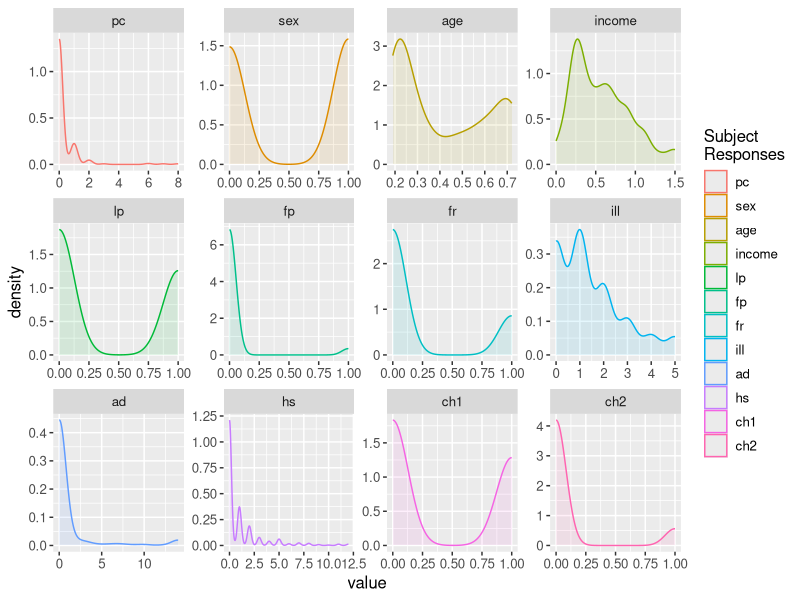
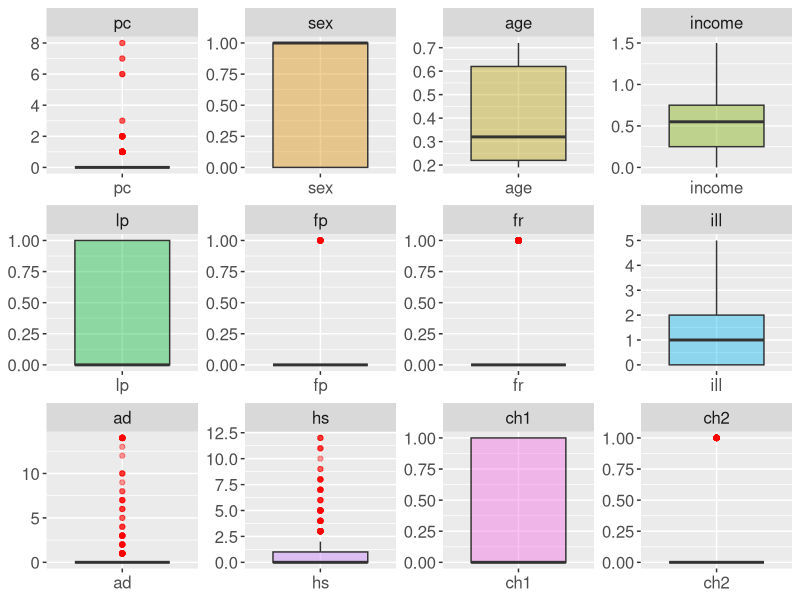
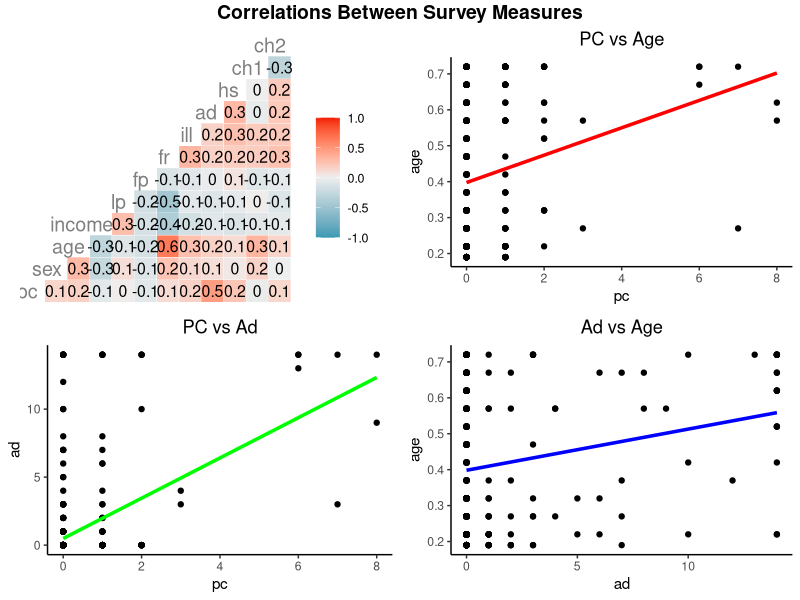
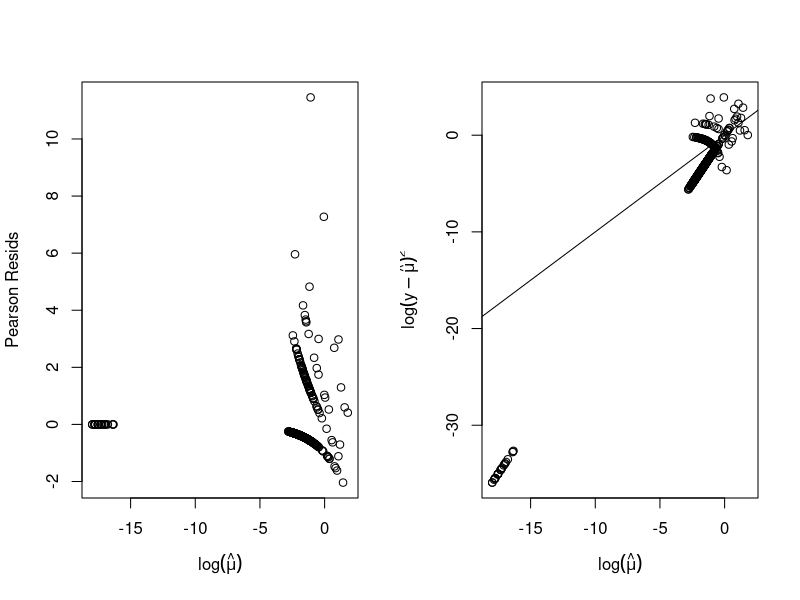
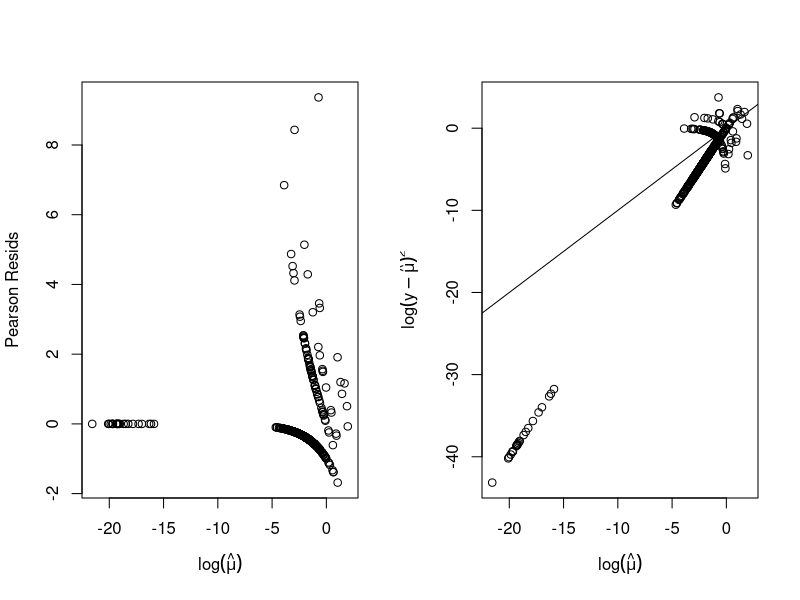
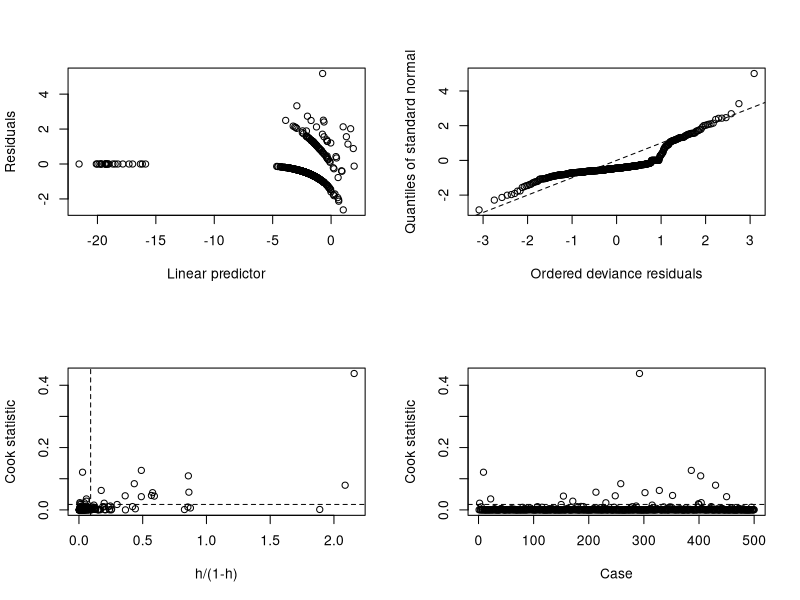
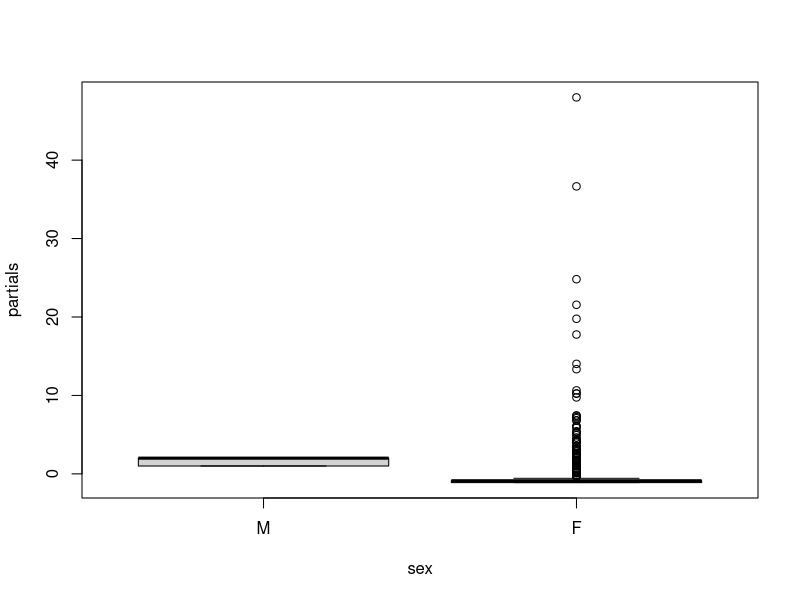
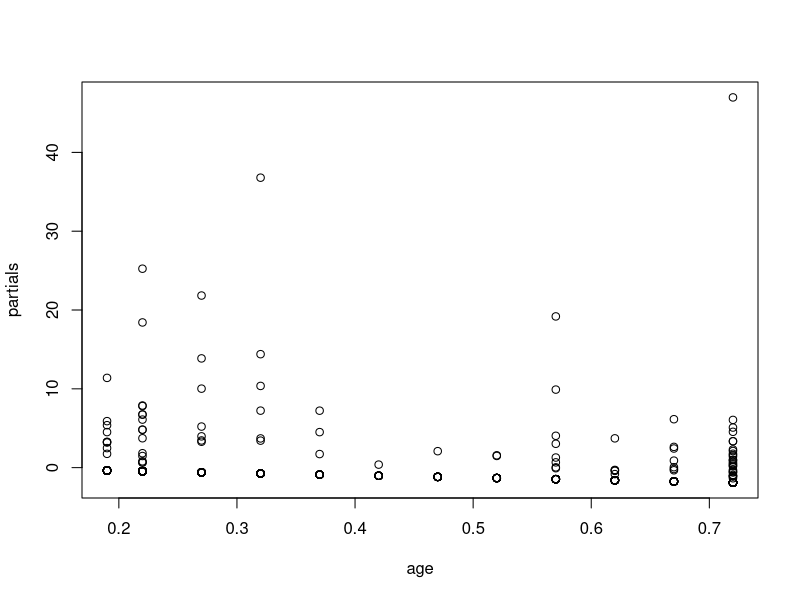

R code for these plots, in order:
## ---- chunk 1
knitr::opts_chunk$set(echo = TRUE)

library(tidyverse)
library(ggplot2)
library(GGally)
library(dplyr)
library(ggpubr)
## ---- chunk 2

#Change working directory depending if on Mac vs Windows

tryCatch({
  setwd("/Users/owner/Desktop/PSTAT")},
  error = function(e) {
    print('Path for Mac working directory not found, trying Windows...')
    setwd("D:/PSTAT/")})
## ---- chunk 3
pharmacy_data <- read.table("pharmacist.txt",header = T)

#inspect first few rows
head(pharmacy_data)

## ---- chunk 4
library(reshape2)

long_df=melt(pharmacy_data)
kernel_plots <- ggplot(long_df, aes(value, colour = variable)) + 
  geom_density(aes(fill=variable),alpha = 0.1)+
  facet_wrap(~variable, scales = "free") + 
  labs(color = 'Subject\nResponses') + guides(fill=F) + 
  theme(text = element_text(size = 12))

kernel_plots
## ---- chunk 5
cov.boxs <- ggplot(stack(pharmacy_data), aes(x = ind, y = values, fill = ind)) +
  geom_boxplot(outlier.color = 'red', alpha = 0.4) + facet_wrap(~ind, scales = 'free')+
  theme(legend.position = "none", axis.title = element_blank(), text = element_text(size = 15))
cov.boxs
## ---- chunk 6
library(Hmisc)

my_fn <- function(data, mapping, pts=list(), smt=list(), ...){
  ggplot(data = data, mapping = mapping, ...) + 
    do.call(geom_point, pts) +
    do.call(geom_smooth, smt) 
}

#p-values of correlations
rcorr(as.matrix(pharmacy_data), type = c('pearson'))

all_corr <- ggcorr(pharmacy_data, geom = "tile", label = T, hjust = .8, size = 5, color = "grey50")

# only plot the interesting correlations between pc, age, ad
p1 <- ggplot(pharmacy_data, aes(x = pc, y = age)) +
  geom_point() + geom_smooth(method = 'lm', se = F, size = 1.2, color = 'red', alpha = 0.5)+
  labs(title = 'PC vs Age') + theme_classic() + theme(plot.title = element_text(hjust = 0.5))

p2 <- ggplot(pharmacy_data, aes(x = pc, y = ad)) +
  geom_point() + geom_smooth(method = 'lm', se = F, size = 1.2, color = 'green', alpha = 0.5) + 
  labs(title = 'PC vs Ad') + theme_classic() +  theme(plot.title = element_text(hjust = 0.5))

p3 <- ggplot(pharmacy_data, aes(x = ad, y = age)) +
  geom_point() + geom_smooth(method = 'lm', se = F, size = 1.2, color = 'blue', alpha = 0.5) +
  labs(title = 'Ad vs Age') + theme_classic() +  theme(plot.title = element_text(hjust = 0.5))

int_corr <- ggarrange(all_corr,p1,p2,p3, nrow = 2, ncol = 2)


annotate_figure(int_corr, top =text_grob ("Correlations Between Survey Measures", face = "bold", size = 14))
## ---- chunk 7
fit1 <- glm(pc ~ ., family = 'poisson', data = pharmacy_data)

summary(fit1)

#check phi for over dispersion
rp <- residuals(fit1,type = 'pearson') #phi tilde numerator

phi_hat <- fit1$deviance/fit1$df.residual
phi_tilde <- sum(rp^2)/fit1$df.residual

fit1.phi <- as.data.frame(cbind('hat'=phi_hat,'tilde'=phi_tilde))
fit1.phi

#check for overdispersion using residuals
fv <- fitted(fit1)

par(mfrow = c(1,2))

plot(log(fv), rp, xlab = expression(log(hat(mu))),
     ylab = "Pearson Resids")
plot(log(fv), log(residuals(fit1, type = 'response')^2), xlab = expression(log(hat(mu))),
     ylab = expression(log(y - hat(mu))^2))
abline(0,1)
## ---- chunk 8
library(MASS)
fit2 <- stepAIC(fit1, direction = 'both',trace =F)
summary(fit2)
## ---- chunk 9

anova(fit1,fit2, test = 'Chi')
## ---- chunk 10
pharmacy_data$sex <- factor(pharmacy_data$sex, labels = c('M','F'))
pharmacy_data$lp <- factor(pharmacy_data$lp, labels = c('uncovered','covered'))
pharmacy_data$fp <- factor(pharmacy_data$fp, labels = c('nonprivatePharm','privatePharm'))
pharmacy_data$fr <- factor(pharmacy_data$fr, labels = c('nonprivate','private'))
pharmacy_data$ch1 <- factor(pharmacy_data$ch1, labels = c('nonChronic1','chronicNoLim'))
pharmacy_data$ch2 <- factor(pharmacy_data$ch2, labels = c('nonChronic2','chronicLim'))

## ---- chunk 11
fit3 <- glm(pc ~ ., data = pharmacy_data, family = 'poisson')
summary(fit3)
## ---- chunk 12
fit3.2 <- stepAIC(fit3, direction = 'both',trace = F)
summary(fit3.2)
## ---- chunk 13
anova(fit2,fit3.2, test = 'Chisq')
## ---- chunk 14
fit4 <- stepAIC(fit1, ~ .^2, direction = 'both', trace = F)
summary(fit4)
## ---- chunk 15
anova(fit2,fit4, test = 'Chi')
## ---- chunk 16
rp <- residuals(fit4,type = 'pearson') #phi tilde numerator

phi_hat <- fit4$deviance/fit4$df.residual
phi_tilde <- sum(rp^2)/fit4$df.residual

fit4.phi <- as.data.frame(cbind('hat'=phi_hat,'tilde'=phi_tilde))
fit4.phi

#check for overdispersion using residuals
fv <- fitted(fit4)

par(mfrow = c(1,2))

plot(log(fv), rp, xlab = expression(log(hat(mu))),
     ylab = "Pearson Resids")
plot(log(fv), log(residuals(fit4, type = 'response')^2), xlab = expression(log(hat(mu))),
     ylab = expression(log(y - hat(mu))^2))
abline(0,1)
## ---- chunk 17
library(boot)
glm.diag.plots(fit4)
## ---- chunk 18
fit4.partials <- residuals(fit4,type = 'partial')

f <- sapply(pharmacy_data, is.factor)
#par(mfrow = c(5,4))
for (iCol in colnames(pharmacy_data)){
  col_pos <- match(iCol, colnames(fit4.partials))
  if (is.na(col_pos)){
    next
  }
  
  if (f[iCol]){
    boxplot(pharmacy_data[,iCol], fit4.partials[,col_pos], ylab='partials', names=levels(pharmacy_data[,iCol]), xlab = iCol)
  } else {
    plot(pharmacy_data[,iCol],fit4.partials[,col_pos], ylab='partials', xlab = iCol)
    #lines(smooth.spline(pharmacy_data[,iCol],fit4.partials[,iCol]), col = 'red', tol = 10000, lwd = 2,
          #lty = 2)
  }
  
}
## ---- chunk 19
plot(exp(fv), pharmacy_data[,'pc'], ylab = 'pc', xlab = 'exp(fitted values)')
lines(smooth.spline(exp(fv),pharmacy_data[,'pc']), col = 'red', lwd = 2)
#identify(exp(fv), pharmacy_data[,'pc'], labels = name)
## ---- chunk 20
library(car)

#greater than 5-10 is bad
vif(fit4)
## ---- chunk 21
library(glmnet)

y <- pharmacy_data$pc

X <- model.matrix(fit4, data = pharmacy_data)[,-1]

lassoMod <- glmnet(X,y,family='poisson', alpha = 1, lambda.min=0, nlambda=101)

fit.lasso.cv <- cv.glmnet(X, y, lambda.min=0, nlambda=101, nfolds = nrow(pharmacy_data)) 
plot(fit.lasso.cv)

plot(lassoMod, label = T, xvar = "lambda")
text(-10,coef(lassoMod)[-1,length(lassoMod$lambda)]-0.05,labels=colnames(X),cex=1.1) 
mtext("CV estimate", side=1, at=log(fit.lasso.cv$lambda.min), cex=.8)
abline(v=log(fit.lasso.cv$lambda.min), col="red")
abline(h = 0, lty = 2, col = 'black')
## ---- chunk 22
tmp_coeffs <- coef(fit.lasso.cv, s = "lambda.min")
data.frame(name = tmp_coeffs@Dimnames[[1]][tmp_coeffs@i + 1], coefficient = tmp_coeffs@x)

## ---- chunk 23

fit5cv <- glm(pc ~ sex*age + ad * hs, data = pharmacy_data, family = 'poisson')
summary(fit5cv)

## ---- chunk 24
anova(fit4, fit5cv, test = 'Cp')
## ---- chunk 25
#useful functions
null.model <- glm(pc ~ 1, data = pharmacy_data, family='poisson')

# p-value for overall model fit
calcPval <- function(x){
  compare.null <- anova(null.model,x, test = 'Chi')
  pVal_raw <- compare.null$`Pr(>Chi)`[2]
  pVal <- formatC(pVal_raw, format = 'e', digits = 2)
  return(pVal)
}

compute_PhiTil <- function(x){
  pear_resid <- residuals(x,type='pearson')
  tilde <- sum(pear_resid^2)/x$df.residual
  return(tilde)
}

compute_PhiHat <- function(x){
  hat <- x$deviance/x$df.residual
  return(hat)
}

extract_modNum <- function(list_mods){
  nums <- list()
  for (i in 1:length(list_mods)){
    nums[i] <- deparse(substitute(list_mods[i]))
  }
  
  return(nums)
}
  
## ---- chunk 26
models.list <- list(fit1,fit3.2,fit4,fit5cv)
models.AIC <- unlist(lapply(models.list,AIC))
models.BIC <- unlist(lapply(models.list,BIC))

model.performance.sumr <- data.frame("Model_Num" = c(1:length(models.list)),
                                     "Formula"=unlist(lapply(models.list,function(x)
                                                            Reduce(paste,deparse(formula(x))))),
                                    "Deviance"=unlist(lapply(models.list,function(x)
                                                        summary(x)$deviance)), 
                                    "pF"=unlist(lapply(models.list, calcPval)),
                                    "AIC" = models.AIC,"BIC"=models.BIC,
                                    "Phi_Tild" = unlist(lapply(models.list, compute_PhiTil)),
                                    "Phi_Hat" = unlist(lapply(models.list, compute_PhiHat)))
model.performance.sumr <- model.performance.sumr[order(model.performance.sumr$BIC),]

View(model.performance.sumr)
